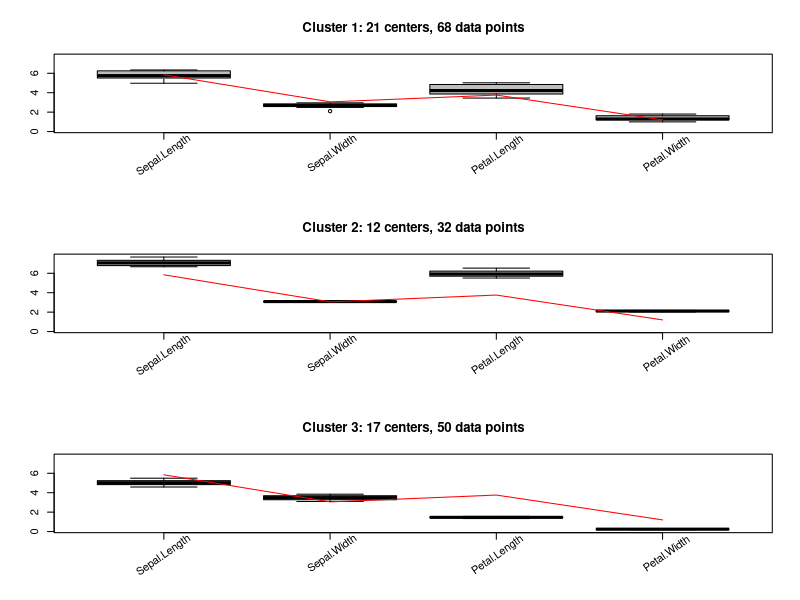

Source code (R):
library(e1071)


### Name: boxplot.bclust
### Title: Boxplot of Cluster Profiles
### Aliases: boxplot.bclust
### Keywords: hplot

### ** Examples

data(iris)
bc1 <- bclust(iris[,1:4], 3, base.centers=5)
boxplot(bc1)
